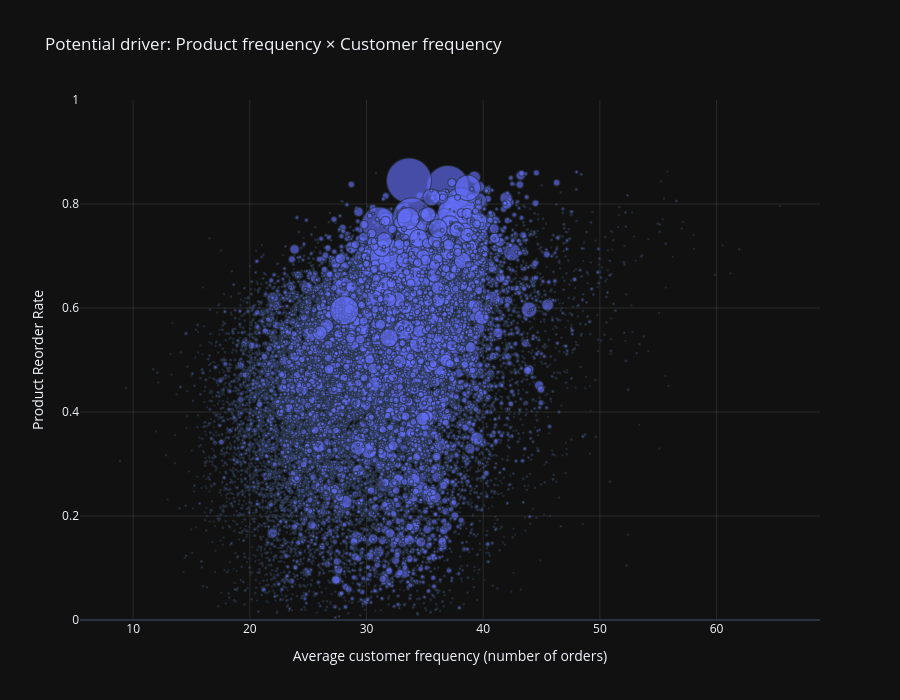

The notebook cell this image was saved under:
### Markdown cell above
### Potential driver
#### Product frequency × Customer frequency
##### Les produits souvent rachetés sont-ils portés par des clients structurellement fréquents ?

### Code cell
# Compute customer-level purchase frequency (number of unique orders per user)
client_freq = (
    df.groupby("user_id")
      .agg(n_orders=("order_id", "nunique"))
      .reset_index()
)

# Combine product-level behavior with customer frequency to assess whether some products are associated with high-frequency customers
product_driver = (
    df.merge(client_freq, on="user_id", how="left")
      .groupby("product_name")
      .agg(
          avg_client_frequency=("n_orders", "mean"),
          reorder_rate=("reordered", "mean"),
          n_customers=("user_id", "nunique")
      )
      .reset_index()
)
product_driver = product_driver.query("n_customers >= 50")

fig = px.scatter(
    product_driver,
    x="avg_client_frequency",
    y="reorder_rate",
    size="n_customers",         # bubble size reflects customer base
    hover_name="product_name",
    hover_data={
        "avg_client_frequency": ':.1f',
        "reorder_rate": ':.2f',
        "n_customers": True
    },
    size_max=45,
    opacity=0.65,
    title="Potential driver: Product frequency × Customer frequency"
)

fig.update_xaxes(
    title="Average customer frequency (number of orders)",
    showgrid=True,
    gridcolor="rgba(255,255,255,0.1)"
)

fig.update_yaxes(
    range=[0,1],
    title="Product Reorder Rate",
    showgrid=True,
    gridcolor="rgba(255,255,255,0.1)"
)

fig.update_layout(
    height=700,
    template="plotly_dark"
)

fig.show()

### Figure 1 — Plotly figure (JSON) as saved in the notebook; plotly's stock layout.template omitted (floating-point values rounded to 4 significant figures; data arrays with more than 128 entries replaced by an {"elided": "..."} marker saying what was removed)
{"data": [{"customdata": {"elided": "21803x1 int values"}, "hovertemplate": "<b>%{hovertext}</b><br><br>avg_client_frequency=%{x:.1f}<br>reorder_rate=%{y:.2f}<br>n_customers=%{customdata[0]}<extra></extra>", "hovertext": {"elided": "21803 str values"}, "legendgroup": "", "marker": {"color": "#636efa", "opacity": 0.65, "size": {"elided": "21803 int values"}, "sizemode": "area", "sizeref": 37.59, "symbol": "circle"}, "mode": "markers", "name": "", "showlegend": false, "x": {"elided": "21803 float values"}, "xaxis": "x", "y": {"elided": "21803 float values"}, "yaxis": "y", "type": "scattergl"}], "layout": {"xaxis": {"anchor": "y", "domain": [0.0, 1.0], "title": {"text": "Average customer frequency (number of orders)"}, "showgrid": true, "gridcolor": "rgba(255,255,255,0.1)"}, "yaxis": {"anchor": "x", "domain": [0.0, 1.0], "title": {"text": "Product Reorder Rate"}, "range": [0, 1], "showgrid": true, "gridcolor": "rgba(255,255,255,0.1)"}, "legend": {"tracegroupgap": 0, "itemsizing": "constant"}, "title": {"text": "Potential driver: Product frequency × Customer frequency"}, "height": 700}}
